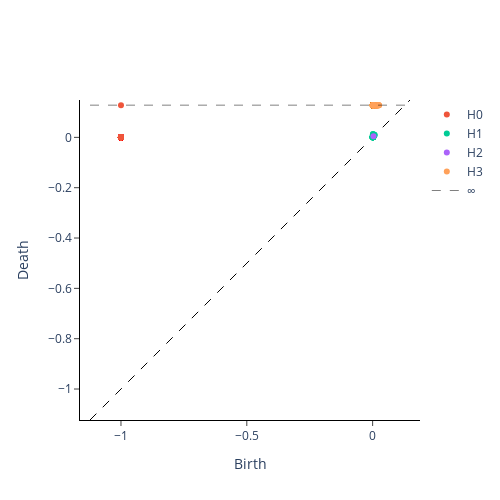

This figure's notebook cell:
### Code cell
from gtda.plotting import plot_diagram

d1 = calculate_persistence_diagram(g1, edge_betweenness_centrality, k=3)

plot_diagram(d1)

### Figure 1 — Plotly figure (JSON) as saved in the notebook; plotly's stock layout.template omitted (floating-point values rounded to 4 significant figures; data arrays with more than 128 entries replaced by an {"elided": "..."} marker saying what was removed)
{"data": [{"hoverinfo": "none", "line": {"color": "black", "dash": "dash", "width": 1}, "mode": "lines", "showlegend": false, "type": "scatter", "x": [-1.123, 0.1484], "y": [-1.123, 0.1484]}, {"hoverinfo": "text", "hovertext": {"elided": "400 str values"}, "mode": "markers", "name": "H0", "type": "scatter", "x": {"elided": "400 int values"}, "y": {"elided": "400 float values"}}, {"hoverinfo": "text", "hovertext": {"elided": "137 str values"}, "mode": "markers", "name": "H1", "type": "scatter", "x": {"elided": "137 float values"}, "y": {"elided": "137 float values"}}, {"hoverinfo": "text", "hovertext": ["(0.002675871688997903, inf)", "(0.0032874581418674644, 0.004428328474010612)"], "mode": "markers", "name": "H2", "type": "scatter", "x": [0.002676, 0.003287], "y": [0.1279, 0.004428]}, {"hoverinfo": "text", "hovertext": {"elided": "1225 str values"}, "mode": "markers", "name": "H3", "type": "scatter", "x": {"elided": "1225 float values"}, "y": {"elided": "1225 float values"}}, {"hoverinfo": "none", "line": {"color": "black", "dash": "dash", "width": 0.5}, "mode": "lines", "name": "∞", "showlegend": true, "type": "scatter", "x": [-1.123, 0.1484], "y": [0.1279, 0.1279]}], "layout": {"height": 500, "plot_bgcolor": "white", "width": 500, "xaxis": {"autorange": false, "exponentformat": "e", "linecolor": "black", "linewidth": 1, "mirror": false, "range": [-1.123, 0.1484], "showexponent": "all", "showline": true, "side": "bottom", "ticks": "outside", "title": {"text": "Birth"}, "type": "linear", "zeroline": true}, "yaxis": {"autorange": false, "exponentformat": "e", "linecolor": "black", "linewidth": 1, "mirror": false, "range": [-1.123, 0.1484], "scaleanchor": "x", "scaleratio": 1, "showexponent": "all", "showline": true, "side": "left", "ticks": "outside", "title": {"text": "Death"}, "type": "linear", "zeroline": true}}}
